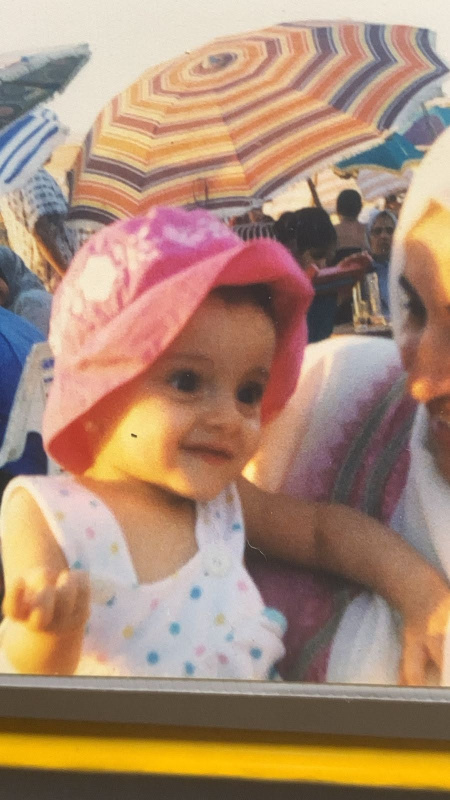
#> input picture images/916640660_996144320217879_7331328616642924317_n.jpg, 900 x 1600 px (shown at 1/2 size); its folder holds 4 pictures in this run
$ python pythonscript.py
#> lines starting #> are read from the running program, lines starting #| are printed output that depends on the picture
# pip install pillow pillow-avif-plugin
from PIL import Image
import os
sizes = {"discoball": 400, "gracie": 600, "taylor": 600, "jane": 600}
for f in os.listdir("images"):
    name, ext = os.path.splitext(f)
    if ext.lower() not in (".jpg", ".jpeg", ".png", ".webp", ".avif"):
        continue
    im = Image.open(f"images/{f}")
#> im is the input picture: PIL image 900x1600 RGB; mean R, G, B 170.2, 138.9, 116.6
    im.thumbnail((sizes.get(name, 800),) * 2)
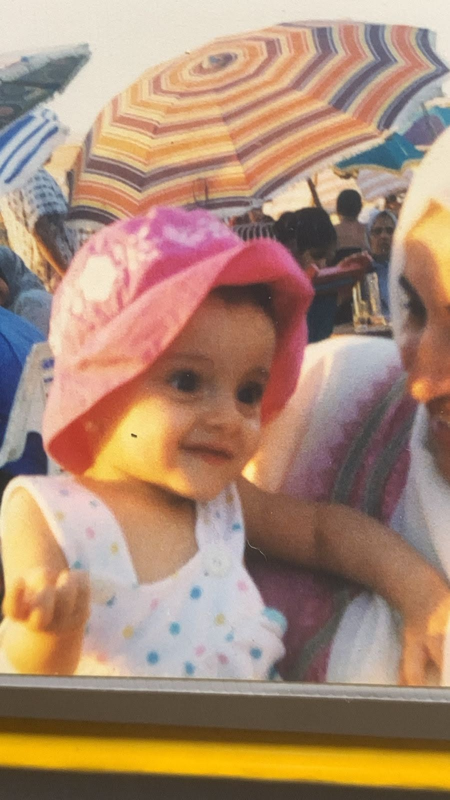
#> im: PIL image 450x800 RGB; mean R, G, B 170.2, 138.9, 116.6
#> pass 3 of the loop `for f in os.listdir("images"):`:
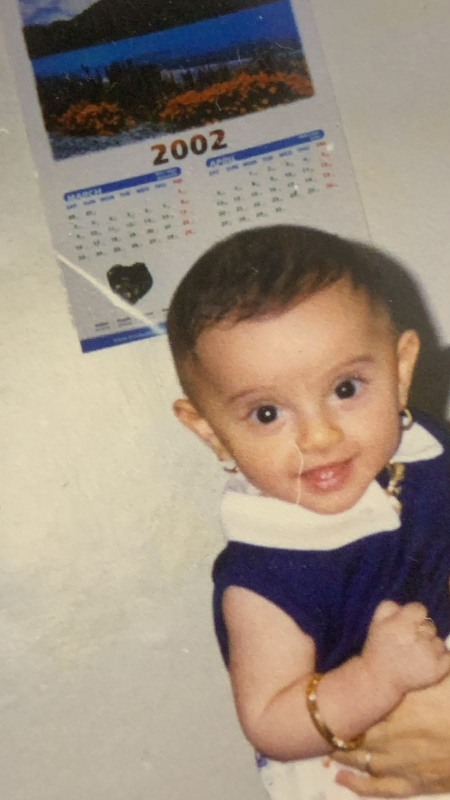
#> input picture images/bossbaby.jpg, 900 x 1600 px (shown at 1/2 size)
#> im is the input picture: PIL image 900x1600 RGB; mean R, G, B 156.7, 141.7, 126.8
#> `im.thumbnail((sizes.get(name, 800),) * 2)`:
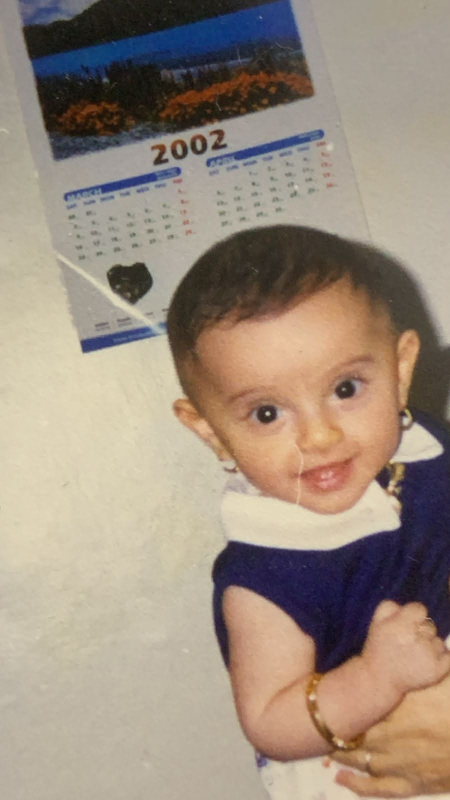
#> im: PIL image 450x800 RGB; mean R, G, B 156.7, 141.7, 126.8
#> the loop made 4 passes; the first 3 are shown
    if ext.lower() in (".jpg", ".jpeg"):
        im.convert("RGB").save(f"images/{f}", quality=75, optimize=True)
    else:
        im.save(f"images/{f}", quality=75)
